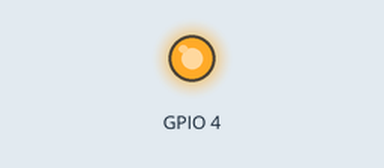
This sketch was run on a simulated ESP8266 (NodeMCU). On the bench: output pins drawn as LEDs (lit = HIGH). WiFi joins after 1.5 s; servers stay silent unless stated.

Above: at 0.1 s.
At 0.8 s:
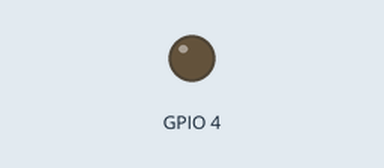
Timing chart, 0 to 2.3 s (numbered marks = the images above):
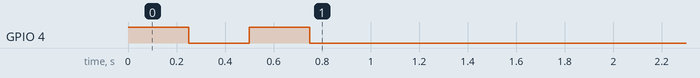

The sketch:

onair_serial.ino
```cpp
// Control "On Air" sign using Blynk App, Over The Air (OTA) version

#define BLYNK_PRINT Serial
#define OTA_NAME "onair"
#define OTA_PWD  ""

#include <ESP8266WiFi.h>
#include <BlynkSimpleEsp8266.h>
#include <ArduinoOTA.h>

// You should get Auth Token in the Blynk App.
// Go to the Project Settings (nut icon).
char auth[] = "YourBlynkAuthToken";

// Your WiFi credentials.
// Set password to "" for open networks.
char ssid[] = "your WiFi SSID";
char pass[] = "your WiFi password";

void setup()
{
  pinMode(4, OUTPUT);
  digitalWrite(4, HIGH);   // turn the LED on (HIGH is the voltage level)
  delay(250);                       // wait for a second
  digitalWrite(4, LOW);    // turn the LED off by making the voltage LOW
  delay(250);
  digitalWrite(4, HIGH);   // turn the LED on (HIGH is the voltage level)
  delay(250);                       // wait for a second
  digitalWrite(4, LOW);    // turn the LED off by making the voltage LOW
  delay(250);

  // Debug console
  Serial.begin(115200);

  //BLYNK
  Blynk.begin(auth, ssid, pass);

  //OTA
  ArduinoOTA.onStart([]() {
    Serial.println("Start OTA");
  });
  ArduinoOTA.onEnd([]() {
    Serial.println("\nEnd OTA");
  });
  ArduinoOTA.onProgress([](unsigned int progress, unsigned int total) {
    Serial.printf("OTA Progress: %u%%\r", (progress / (total / 100)));
  });
  ArduinoOTA.onError([](ota_error_t error) {
    Serial.printf("Error[%u]: ", error);
    if (error == OTA_AUTH_ERROR) Serial.println("OTA Auth Failed");
    else if (error == OTA_BEGIN_ERROR) Serial.println("OTA Begin Failed");
    else if (error == OTA_CONNECT_ERROR) Serial.println("OTA Connect Failed");
    else if (error == OTA_RECEIVE_ERROR) Serial.println("OTA Receive Failed");
    else if (error == OTA_END_ERROR) Serial.println("OTA End Failed");
  });
  ArduinoOTA.setHostname((const char *)OTA_NAME);
  ArduinoOTA.setPassword((const char *)OTA_PWD);
  ArduinoOTA.begin();
}

void loop()
{
  //blynk loop
  Blynk.run();

  //ota loop
  ArduinoOTA.handle();
}
```
